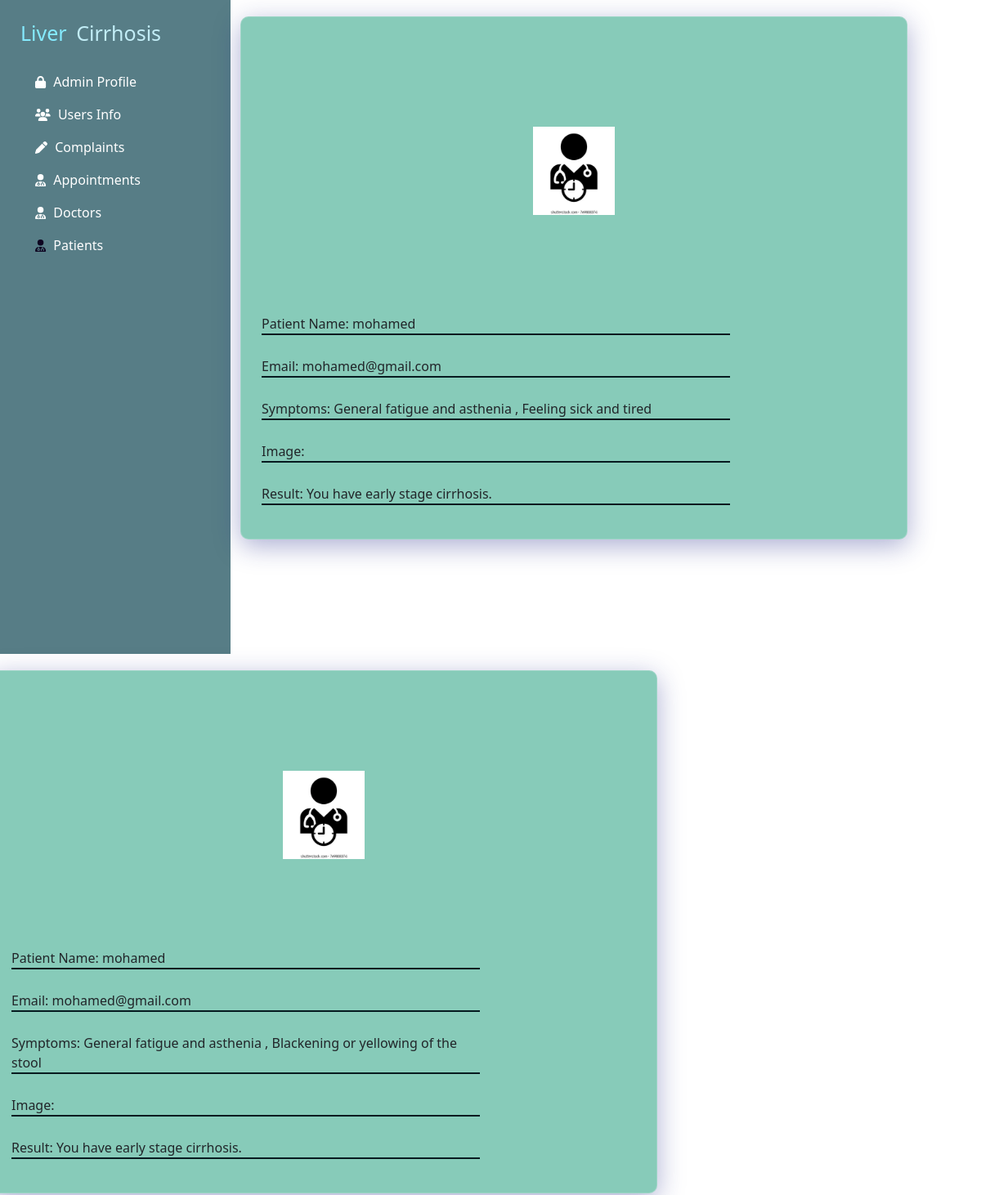
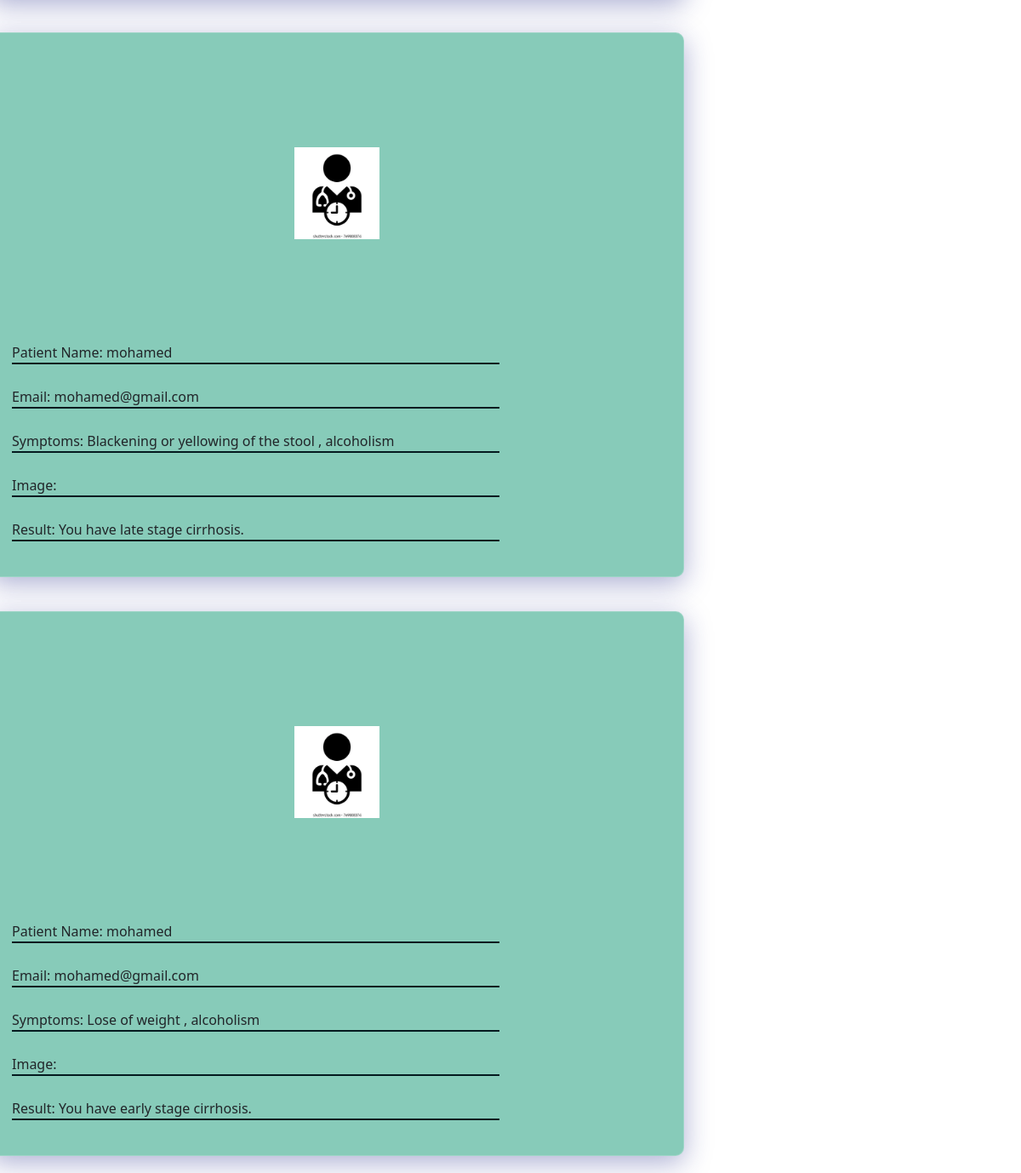
Page /view_patients.php on the committed database (2 pictures, top to bottom).
### tables this page shows
CREATE TABLE `disease` (
  `id` int(11) NOT NULL,
  `patient_name` varchar(255) DEFAULT NULL,
  `patient_email` varchar(255) NOT NULL,
  `symptoms` varchar(255) NOT NULL,
  `image` varchar(255) NOT NULL,
  `result` varchar(255) NOT NULL,
  `p_id` int(11) DEFAULT NULL
);

### db/users.php (called while the page is built, shortened)
<?php
function database_view_patients(){
    $conn = database_connect();
    $result = mysqli_query($conn, "select * from disease");
    $patients = mysqli_fetch_all($result, MYSQLI_ASSOC);
    $patients_objects = [];
    foreach($patients as $patient){
        $patients_objects[] = (object)$patient; }
    return $patients_objects;
}

### view_patients.php (the view, shortened to what this page needs)
<?php
    require_once __DIR__ . '/db/users.php';
    $patients = database_view_patients();
?>
<!DOCTYPE html>
<html lang="en">
  <head>
    <link rel="stylesheet" href="res/css/bootstrap.min.css" />
    <link rel="stylesheet" href="res/css/admin-style.css" />
  </head>
  <body>
    <div class="fluid">
      <div class="row">
        <div class="col-lg-3 col-md-4 col-sm-2">
          <nav>
          <h3 class="title">Liver <span>Cirrhosis</span></h3>
            <ul class="links-list">
              <li class="link">
                <a href="admin_profile.php"><i class="fas fa-lock"></i> Admin Profile</a>
              </li>
              <li class="link">
                <a href="users_info.php"><i class="fas fa-users"></i> Users Info</a>
              </li>
              <li class="link">
                <a href="complaints.php"><i class="fas fa-pen"></i> Complaints</a>
              </li>
              <li class="link">
              <a href="manage_appointment.php"><i class="fas fa-user-doctor "></i> Appointments</a>
              </li>
              <li class="link">
              <a href="doctors.php"><i class="fas fa-user-doctor"></i> Doctors</a>
              </li>
              <li class="link">
              <a href="view_patients.php"><i class="fas fa-user-doctor active"></i> Patients</a>
              </li>
            </ul>
          </nav>
        </div>
<?php  foreach($patients as $patient): ?>
        <div class="card col-lg-8 col-md-9 col-sm-10">
            <div class="imgSec">
                <img src="res/img/admin5.webp" alt="">
            </div>
            <form class="firForm">
              <p class="inputTxt"> Patient Name: <?php echo $patient->patient_name ?></p>
              <p class="inputTxt"> Email: <?php echo $patient->patient_email ?></p>
              <p class="inputTxt"> Symptoms: <?php echo $patient->symptoms ?></p>
              <p class="inputTxt"> Image: <?php echo $patient->image ?></p>
              <p class="inputTxt"> Result: <?php echo $patient->result ?></p>
            </form>
        </div>
<?php endforeach; ?>
      </div>
    </div>
  </body>
</html>

### res/css/admin-style.css (style rules this page uses)
* { margin: 0; padding: 0; box-sizing: border-box; }
nav { padding: 25px; background-color: #577D86; height: 100vh; }
nav .title { margin-bottom: 20px; color: #85ebff; display: inline-block; font-size: 25px; }
nav .title span { color: #c2edf6; margin-left: 5px; }
nav .links-list { padding-left: 15px; }
nav .links-list li { display: inline-block; list-style: none; padding: 3px; display: block; margin-top: 10px; }
nav .links-list li a { color: #fff; text-decoration: none; transition: 0.3s ease-in-out; }
nav .links-list li a svg { margin-right: 5px; font-size: 15px; }
nav .links-list li a:hover, .active { color: #0e0421; }
.card { padding: 15px; margin: 20px 0; height: 80vh; background: #87CBB9; box-shadow: 0 8px 32px 0 rgba( 31, 38, 135, 0.37 ); backdrop-filter: blur( 11px ); -webkit-backdrop-filter: blur( 11px ); border-radius: 10px; border: 1px solid rgba( 255, 255, 255, 0.18 ); }
.imgSec { width: 100px; height: 100px; border-radius: 50%; margin: auto; }
.imgSec img { width: 100%; }
.firForm { padding: 10px; display: grid; grid-template-columns: 75%; gap: 10px; }
.firForm .inputTxt { border: none; margin-left: 0px; border-bottom: 2px solid #041a1f; }

### rows in the picture
disease: patient_name "mohamed", patient_email "mohamed@gmail.com", symptoms "General fatigue and asthenia , Feeling sick and tired", result "You have early stage cirrhosis."
disease: patient_name "mohamed", patient_email "mohamed@gmail.com", symptoms "General fatigue and asthenia , Blackening or yellowing of the stool", result "You have early stage cirrhosis."
disease: patient_name "mohamed", patient_email "mohamed@gmail.com", symptoms "Blackening or yellowing of the stool , alcoholism", result "You have late stage cirrhosis."
disease: patient_name "mohamed", patient_email "mohamed@gmail.com", symptoms "Lose of weight , alcoholism", result "You have early stage cirrhosis."
